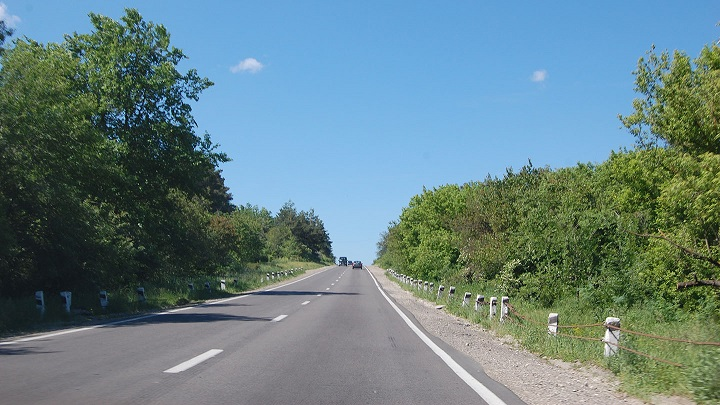
#> input picture test_images/balcani.jpg, 720 x 405 px
$ python -i processor.py   (imports and definitions only)   (Python 2 division)
#> lines starting #> are read from the running program, lines starting #| are printed output that depends on the picture; after the words box and inside, x2 and y2 are one past the last pixel; in counts of white or black regions, pixels touching at a corner belong together
#importing some useful packages
import matplotlib.pyplot as plt
import matplotlib.image as mpimg
import numpy as np
import cv2
import math
import os
import sys
import copy
import pdb
from moviepy.editor import VideoFileClip
from IPython.display import HTML


def grayscale(img):
    """Applies the Grayscale transform
    This will return an image with only one color channel
    but NOTE: to see the returned image as grayscale
    (assuming your grayscaled image is called 'gray')
    you should call plt.imshow(gray, cmap='gray')"""
    return cv2.cvtColor(img, cv2.COLOR_RGB2GRAY)
    # Or use BGR2GRAY if you read an image with cv2.imread()
    # return cv2.cvtColor(img, cv2.COLOR_BGR2GRAY)

def canny(img, low_threshold, high_threshold):
    """Applies the Canny transform"""
    return cv2.Canny(img, low_threshold, high_threshold)

def gaussian_blur(img, kernel_size):
    """Applies a Gaussian Noise kernel"""
    return cv2.GaussianBlur(img, (kernel_size, kernel_size), 0)

def region_of_interest(img, vertices):
    """
    Applies an image mask.

    Only keeps the region of the image defined by the polygon
    formed from `vertices`. The rest of the image is set to black.
    """
    #defining a blank mask to start with
    mask = np.zeros_like(img)

    #defining a 3 channel or 1 channel color to fill the mask with depending on the input image
    if len(img.shape) > 2:
        channel_count = img.shape[2]  # i.e. 3 or 4 depending on your image
        ignore_mask_color = (255,) * channel_count
    else:
        ignore_mask_color = 255

    #filling pixels inside the polygon defined by "vertices" with the fill color
    cv2.fillPoly(mask, vertices, ignore_mask_color)

    #returning the image only where mask pixels are nonzero
    masked_image = cv2.bitwise_and(img, mask)
    return masked_image


def get_slope(x1,y1,x2,y2):
    return 1.0*(y2-y1)/(x2-x1)

def draw_lines(img, lines, color=[255, 0, 0], thickness=6, output_path="test_images/annotated/"):
    """workflow:
    1) examine each individual line returned by hough & determine if it's in left or right lane by its slope
    because we are working "upside down" with the array, the left lane will have a negative slope and right positive
    2) track extrema
    3) compute averages
    4) solve for b intercept
    5) use extrema to solve for points
    6) smooth frames and cache
    """
    y_global_min = img.shape[0] #min will be the "highest" y value, or point down the road away from car
    y_max = img.shape[0]
    l_slope, r_slope = [],[]
    l_lane,r_lane = [],[]
    det_slope = 0.4
    hough_lines_img = copy.deepcopy(img)

    print "Found {0} lines in the image.".format(len(lines))
    for line in lines:
        #1
        for x1,y1,x2,y2 in line:
            cv2.line(hough_lines_img, (x1, y1), (x2, y2), color, thickness)
            slope = get_slope(x1,y1,x2,y2)
            if slope > det_slope:
                r_slope.append(slope)
                r_lane.append(line)
            elif slope < -det_slope:
                l_slope.append(slope)
                l_lane.append(line)
        #2
        y_global_min = min(y1,y2,y_global_min)

    mpimg.imsave(output_path + "6a-hough_lines.jpg", hough_lines_img)


    # to prevent errors in challenge video from dividing by zero
    if((len(l_lane) == 0) or (len(r_lane) == 0)):
        print ('no lane detected')
        return 1

    #3
    l_slope_mean = np.mean(l_slope,axis =0)
    r_slope_mean = np.mean(r_slope,axis =0)
    l_mean = np.mean(np.array(l_lane),axis=0)
    r_mean = np.mean(np.array(r_lane),axis=0)

    if ((r_slope_mean == 0) or (l_slope_mean == 0 )):
        print('dividing by zero')
        return 1

    #4, y=mx+b -> b = y -mx
    l_b = l_mean[0][1] - (l_slope_mean * l_mean[0][0])
    r_b = r_mean[0][1] - (r_slope_mean * r_mean[0][0])

    #5, using y-extrema (#2), b intercept (#4), and slope (#3) solve for x using y=mx+b
    # x = (y-b)/m
    # these 4 points are our two lines that we will pass to the draw function
    l_x1 = int((y_global_min - l_b)/l_slope_mean)
    l_x2 = int((y_max - l_b)/l_slope_mean)
    r_x1 = int((y_global_min - r_b)/r_slope_mean)
    r_x2 = int((y_max - r_b)/r_slope_mean)

    #6
    if l_x1 > r_x1:
        l_x1 = int((l_x1+r_x1)/2)
        r_x1 = l_x1
        l_y1 = int((l_slope_mean * l_x1 ) + l_b)
        r_y1 = int((r_slope_mean * r_x1 ) + r_b)
        l_y2 = int((l_slope_mean * l_x2 ) + l_b)
        r_y2 = int((r_slope_mean * r_x2 ) + r_b)
    else:
        l_y1 = y_global_min
        l_y2 = y_max
        r_y1 = y_global_min
        r_y2 = y_max

    vertices = np.array([l_x1,l_y1,l_x2,l_y2,r_x1,r_y1,r_x2,r_y2],dtype=np.int32)
    cv2.line(img, (vertices[0], vertices[1]), (vertices[2], vertices[3]), color, thickness)
    cv2.line(img, (vertices[4], vertices[5]), (vertices[6], vertices[7]), color, thickness)


def hough_lines(img, rho, theta, threshold, min_line_len, max_line_gap, output_path="test_images/annotated/"):
    """
    `img` should be the output of a Canny transform.

    Returns an image with hough lines drawn.
    """
    lines = cv2.HoughLinesP(img, rho, theta, threshold, np.array([]), minLineLength=min_line_len, maxLineGap=max_line_gap)
    line_img = np.zeros((img.shape[0], img.shape[1], 3), dtype=np.uint8)
    draw_lines(line_img, lines, output_path=output_path)
    return line_img

# Python 3 has support for cool math symbols.

def weighted_img(img, initial_img, alpha=0.8, beta=1., gamma=0.):
    """
    `img` is the output of the hough_lines(), An image with lines drawn on it.
    Should be a blank image (all black) with lines drawn on it.

    `initial_img` should be the image before any processing.

    The result image is computed as follows:

    initial_img * alpha + img * beta + gamma
    NOTE: initial_img and img must be the same shape!
    """
    return cv2.addWeighted(initial_img, alpha, img, beta, gamma)

def process_frame(image, output_path="test_images/annotated/"):

#> called with output_path = 'test_images/annotated/'
    imshape = image.shape
#> imshape = (405, 720, 3)
    print "imshape =", imshape
#| imshape = (405, 720, 3)

    # [19 lines of commented-out code are left out]
    lower_left = [imshape[1]/9, imshape[0]]
#> lower_left = [80, 405]
    lower_right = [imshape[1]*8/9, imshape[0]]
#> lower_right = [640, 405]
    top_left = [imshape[1]*3/8, imshape[0]*6/10]
#> top_left = [270, 243]
    top_right = [imshape[1]*5/8, imshape[0]*6/10]
#> top_right = [450, 243]

    roi_lines_image = copy.deepcopy(image)
    color = [0, 255, 0]
    thickness = 3
    cv2.line(roi_lines_image, (lower_left[0], lower_left[1]), (top_left[0], top_left[1]), color, thickness)
    cv2.line(roi_lines_image, (top_left[0], top_left[1]), (top_right[0], top_right[1]), color, thickness)
    cv2.line(roi_lines_image, (top_right[0], top_right[1]), (lower_right[0], lower_right[1]), color, thickness)
    cv2.line(roi_lines_image, (lower_right[0], lower_right[1]), (lower_left[0], lower_left[1]), color, thickness)
    mpimg.imsave(output_path + "1a-roi_lines_image.jpg", roi_lines_image)

    vertices = [np.array([lower_left,top_left,top_right,lower_right],dtype=np.int32)]
    roi_image = region_of_interest(image, vertices)
#> in region_of_interest, `cv2.fillPoly(mask, vertices, ignore_mask_color)`:
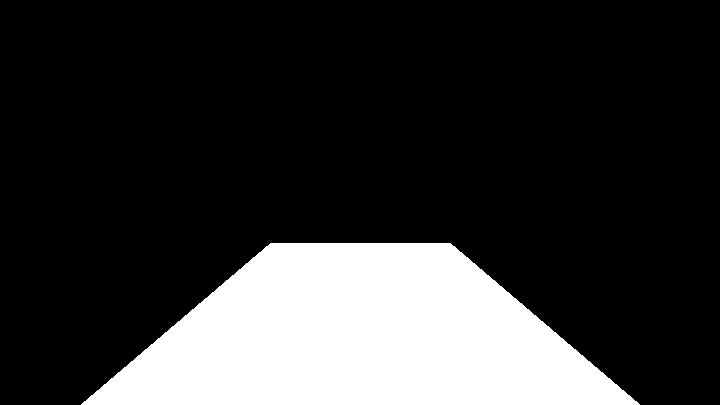
#> mask: shape (405, 720, 3); 20.6% white; 1 white region, box (x1, y1, x2, y2) and area: (81, 243, 640, 405) 59968
    mpimg.imsave(output_path + "1b-roi_image.jpg", roi_image)

    gray_image = grayscale(roi_image)
    mpimg.imsave(output_path + "1-grayscale.jpg", gray_image)
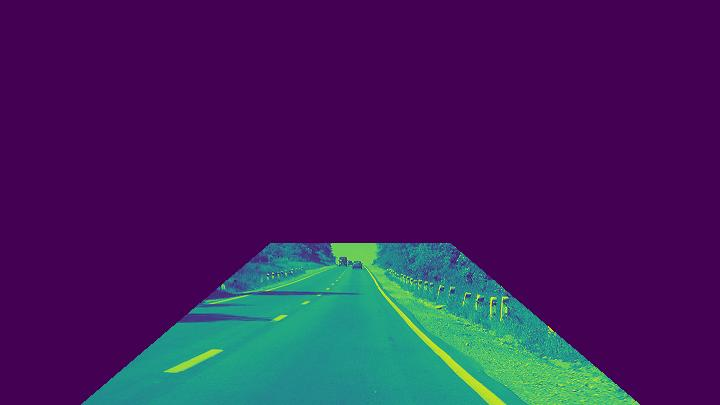
#> saved as 1-grayscale.jpg: shape (405, 720, 3); mean R, G, B 63.8, 32.1, 92.4

    img_hsv = cv2.cvtColor(roi_image, cv2.COLOR_RGB2HSV)
#> img_hsv: shape (405, 720, 3); mean H, S, V 19.5, 6.2, 30.4
    mpimg.imsave(output_path + "2-hsv.jpg", img_hsv)
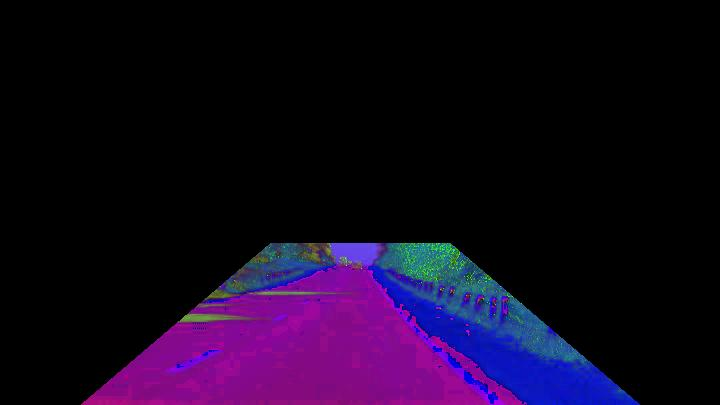
#> saved as 2-hsv.jpg: shape (405, 720, 3); mean R, G, B 19.6, 6.3, 30.5
    #hsv = [hue, saturation, value]
    #more accurate range for yellow since it is not strictly black, white, r, g, or b

    lower_yellow = np.array([20, 100, 100], dtype = "uint8")
    upper_yellow = np.array([30, 255, 255], dtype="uint8")

    mask_yellow = cv2.inRange(img_hsv, lower_yellow, upper_yellow)
#> mask_yellow: shape (405, 720); 0.01% white in thin lines or dots, all inside (x1, y1, x2, y2) = (466, 311, 620, 392)
    mpimg.imsave(output_path + "3a-mask_yelow.jpg", mask_yellow)

    mask_white = cv2.inRange(gray_image, 180, 255)
#> mask_white: shape (405, 720); 2.8% white; 322 white regions (307 under 20 px), largest, box (x1, y1, x2, y2) and area: (453, 336, 640, 405) 3422, (331, 243, 507, 405) 2484, (408, 298, 472, 332) 432
    mpimg.imsave(output_path + "3b-mask_white.jpg", mask_white)

    mask_yw = cv2.bitwise_or(mask_white, mask_yellow)
#> mask_yw: shape (405, 720); 2.8% white; 332 white regions (316 under 20 px), largest, box (x1, y1, x2, y2) and area: (453, 336, 640, 405) 3423, (331, 243, 507, 405) 2484, (408, 298, 472, 332) 433
    mask_yw_image = cv2.bitwise_and(gray_image, mask_yw)
    mpimg.imsave(output_path + "3c-mask_yellow_white.jpg", mask_yw_image)

    kernel_size = 5
    gauss_gray = gaussian_blur(mask_yw_image,kernel_size)
    mpimg.imsave(output_path + "4-gauss_gray.jpg", gauss_gray)

    #same as quiz values
    low_threshold = 50
    high_threshold = 150
    canny_edges = canny(gauss_gray,low_threshold,high_threshold)
#> in canny, `return cv2.Canny(img, low_threshold, high_threshold)`: returned value: shape (405, 720); 2% white in thin lines or dots, all inside (x1, y1, x2, y2) = (164, 242, 640, 405)
    mpimg.imsave(output_path + "5-canny_edges.jpg", canny_edges)
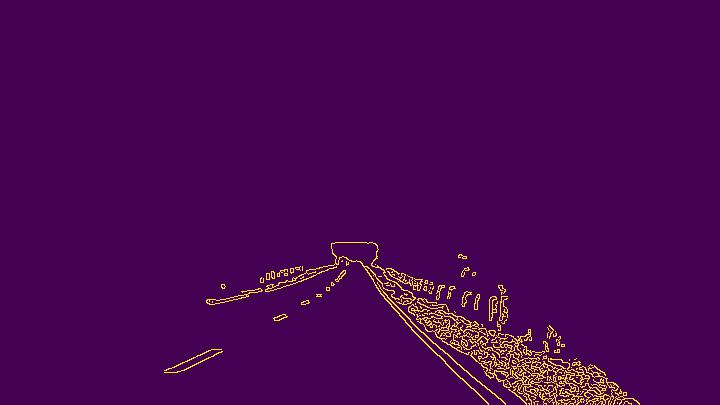
#> saved as 5-canny_edges.jpg: shape (405, 720, 3); mean R, G, B 71.6, 4.7, 82.4

    #rho and theta are the distance and angular resolution of the grid in Hough space
    #same values as quiz
    rho = 2
    theta = np.pi/180
    #threshold is minimum number of intersections in a grid for candidate line to go to output
    threshold = 30
    min_line_len = 50
    max_line_gap = 100

    line_image = hough_lines(canny_edges, rho, theta, threshold, min_line_len, max_line_gap, output_path=output_path)
#> in hough_lines, `lines = cv2.HoughLinesP(img, rho, theta, threshold, np.array([]), minL..`: lines = 79 rows, first 6: [283, 270, 626, 394], [266, 273, 605, 403], [302, 267, 607, 378], [403, 319, 627, 401], [335, 260, 637, 401], [429, 347, 595, 404]
#> in draw_lines, `hough_lines_img = copy.deepcopy(img)`: hough_lines_img: shape (405, 720, 3); every value is 0
#| Found 79 lines in the image.
#> the loop in draw_lines, `for line in lines:` made 79 passes
#> (line, y_global_min) on passes 1 to 12: ([[283, 270, 626, 394]], 270), ([[266, 273, 605, 403]], 270), ([[302, 267, 607, 378]], 267), ([[403, 319, 627, 401]], 267), ([[335, 260, 637, 401]], 260), ([[429, 347, 595, 404]], 260), ([[407, 324, 614, 403]], 260), ([[279, 272, 639, 403]], 260), ([[408, 325, 613, 404]], 260), ([[405, 322, 631, 404]], 260), ([[266, 276, 593, 402]], 260), ([[312, 269, 605, 375]], 260)
#> after the loop in draw_lines, `for line in lines:`:
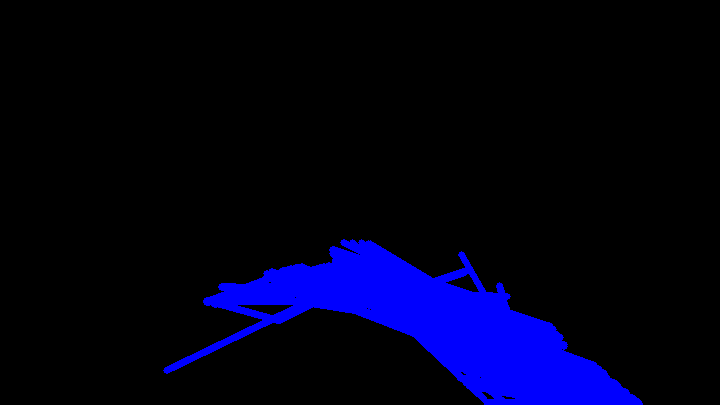
#> hough_lines_img: shape (405, 720, 3); mean of channels 0, 1, 2 24.7, 0, 0; drawn as B, G, R
#> after the loop in draw_lines, `for line in lines:`: l_lane = [[[166, 370, 379, 267]], [[279, 320, 381, 268]]]; l_slope = [-0.484, -0.51]; r_lane = 16 items, first 6: [[335, 260, 637, 401]], [[338, 262, 484, 399]], [[338, 263, 505, 403]], [[352, 242, 526, 404]], [[334, 264, 624, 399]], [[491, 297, 526, 400]]; r_slope = [0.467, 0.938, 0.838, 0.931, 0.466, 2.94, 0.487, 0.431, 0.903, 0.598, 0.575, 1.75, 3.72, 0.408, 0.554, 0.652]
#> in draw_lines, `mpimg.imsave(output_path + "6a-hough_lines.jpg", hough_lines_img)`:
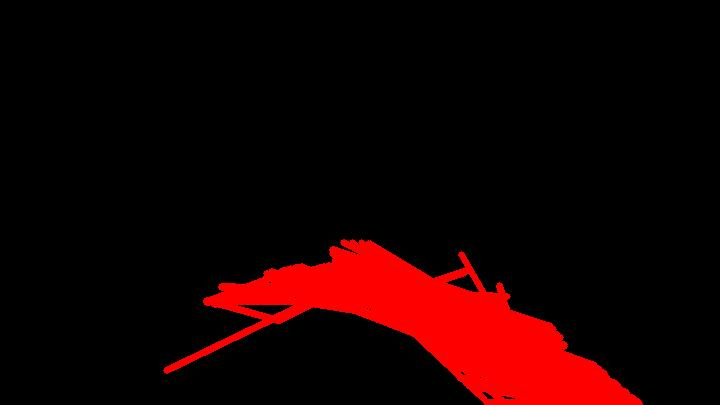
#> saved as 6a-hough_lines.jpg: shape (405, 720, 3); mean R, G, B 24.6, 0.3, 0.4
#> in draw_lines, `l_slope_mean = np.mean(l_slope,axis =0)`: l_slope_mean = -0.497
#> in draw_lines, `r_slope_mean = np.mean(r_slope,axis =0)`: r_slope_mean = 1.04
#> in draw_lines, `l_mean = np.mean(np.array(l_lane),axis=0)`: l_mean = [[222.5, 345, 380, 267.5]]
#> in draw_lines, `r_mean = np.mean(np.array(r_lane),axis=0)`: r_mean = [[388.9, 270.5, 563.2, 395.4]]
#> in draw_lines, `l_b = l_mean[0][1] - (l_slope_mean * l_mean[0][0])`: l_b = 455.5
#> in draw_lines, `r_b = r_mean[0][1] - (r_slope_mean * r_mean[0][0])`: r_b = -134.3
#> in draw_lines, `l_x1 = int((y_global_min - l_b)/l_slope_mean)`: l_x1 = 429
#> in draw_lines, `l_x2 = int((y_max - l_b)/l_slope_mean)`: l_x2 = 101
#> in draw_lines, `r_x1 = int((y_global_min - r_b)/r_slope_mean)`: r_x1 = 361
#> in draw_lines, `r_x2 = int((y_max - r_b)/r_slope_mean)`: r_x2 = 518
#> in draw_lines, `l_x1 = int((l_x1+r_x1)/2)`: l_x1 = 395
#> in draw_lines, `l_y1 = int((l_slope_mean * l_x1 ) + l_b)`: l_y1 = 259
#> in draw_lines, `r_y1 = int((r_slope_mean * r_x1 ) + r_b)`: r_y1 = 276
#> in draw_lines, `l_y2 = int((l_slope_mean * l_x2 ) + l_b)`: l_y2 = 405
#> in draw_lines, `r_y2 = int((r_slope_mean * r_x2 ) + r_b)`: r_y2 = 404
#> in draw_lines, `vertices = np.array([l_x1,l_y1,l_x2,l_y2,r_x1,r_y1,r_x2,r_y2],dtype=np..`: vertices = [395, 259, 101, 405, 395, 276, 518, 404]
    mpimg.imsave(output_path + "6b-hough_lines.jpg", line_image)

    result = weighted_img(line_image, image, alpha=0.8, beta=1., gamma=0.)
#> in weighted_img, `return cv2.addWeighted(initial_img, alpha, img, beta, gamma)`:
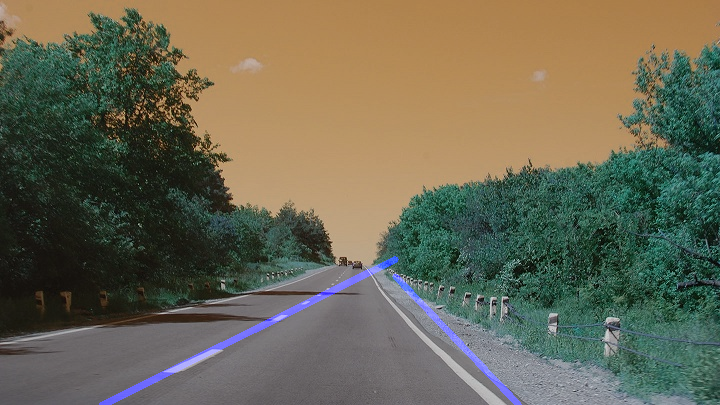
#> returned value: shape (405, 720, 3); mean of channels 0, 1, 2 83.7, 103.2, 105.6; drawn as B, G, R
    return result

# [13 lines left out: function main, not called in this run]


# [2 lines not run here, left out]

>>> import cv2
>>> picture = cv2.cvtColor(cv2.imread('test_images/balcani.jpg'), cv2.COLOR_BGR2RGB)
>>> result = process_frame(picture)

$ run again, on test_images/kitchen_edit.jpg
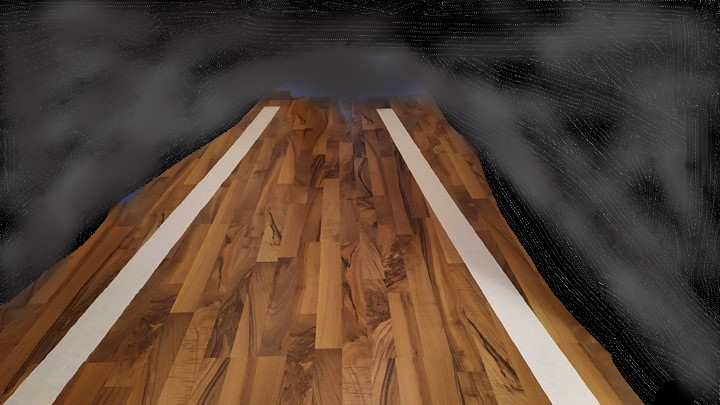
#> input picture test_images/kitchen_edit.jpg, 720 x 405 px
#| imshape = (405, 720, 3)
#> mask: shape (405, 720, 3); 20.6% white; 1 white region, box (x1, y1, x2, y2) and area: (81, 243, 640, 405) 59968
#> img_hsv: shape (405, 720, 3); mean H, S, V 2.7, 30, 29.8
#> mask_yellow: shape (405, 720); every value is 0
#> mask_white: shape (405, 720); 1.7% white; 5 white regions (4 under 20 px), largest, box (x1, y1, x2, y2) and area: (464, 261, 600, 405) 4968
#> lines = [[461, 256, 551, 401], [539, 320, 599, 402], [461, 259, 552, 404], [464, 259, 517, 299], [535, 315, 582, 381], [461, 255, 534, 314], [529, 309, 581, 378]]
#| Found 7 lines in the image.
#> the loop in draw_lines, `for line in lines:` made 7 passes
#> (line, y_global_min) on passes 1 to 7: ([[461, 256, 551, 401]], 256), ([[539, 320, 599, 402]], 256), ([[461, 259, 552, 404]], 256), ([[464, 259, 517, 299]], 256), ([[535, 315, 582, 381]], 256), ([[461, 255, 534, 314]], 255), ([[529, 309, 581, 378]], 255)
#> after the loop in draw_lines, `for line in lines:`:
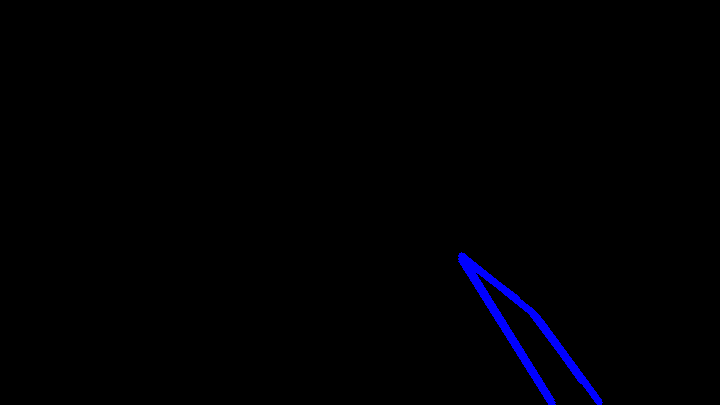
#> hough_lines_img: shape (405, 720, 3); mean of channels 0, 1, 2 2.6, 0, 0; drawn as B, G, R
#> after the loop in draw_lines, `for line in lines:`: l_lane = []; r_lane = [[[461, 256, 551, 401]], [[539, 320, 599, 402]], [[461, 259, 552, 404]], [[464, 259, 517, 299]], [[535, 315, 582, 381]], [[461, 255, 534, 314]], [[529, 309, 581, 378]]]; r_slope = [1.61, 1.37, 1.59, 0.755, 1.4, 0.808, 1.33]
#> in weighted_img, `return cv2.addWeighted(initial_img, alpha, img, beta, gamma)`:
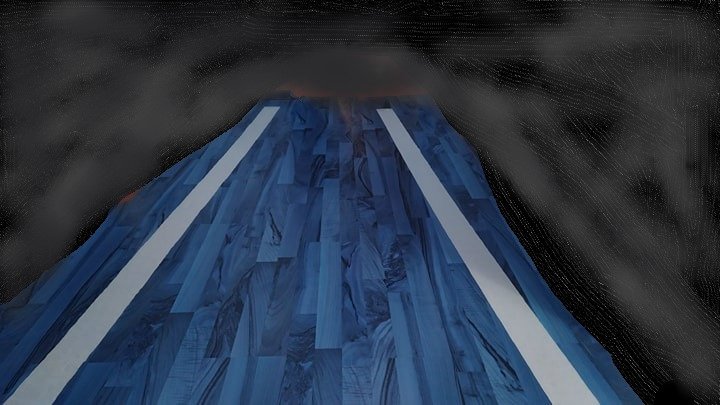
#> returned value: shape (405, 720, 3); mean of channels 0, 1, 2 69.7, 54.3, 43.8; drawn as B, G, R

$ run again, on test_images/ploiesti.jpg
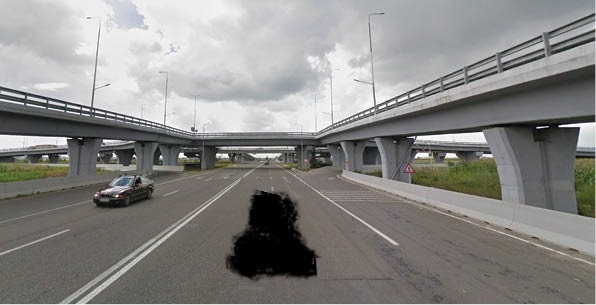
#> input picture test_images/ploiesti.jpg, 596 x 305 px
#| imshape = (305, 596, 3)
#> mask: shape (305, 596, 3); 20.6% white; 1 white region, box (x1, y1, x2, y2) and area: (67, 183, 529, 305) 37367
#> img_hsv: shape (305, 596, 3); mean H, S, V 3.9, 4.9, 20.5
#> mask_yellow: shape (305, 596); every value is 0
#> mask_white: shape (305, 596); 0.6% white in thin lines or dots, all inside (x1, y1, x2, y2) = (67, 183, 529, 305)
#> lines = [[67, 303, 528, 303], [86, 301, 235, 184], [88, 296, 232, 183], [315, 192, 393, 244], [318, 190, 397, 243], [78, 302, 176, 226], [329, 198, 397, 245], [83, 302, 136, 263], [316, 190, 395, 245]]
#| Found 9 lines in the image.
#> the loop in draw_lines, `for line in lines:` made 9 passes
#> (line, y_global_min) on passes 1 to 8: ([[67, 303, 528, 303]], 303), ([[86, 301, 235, 184]], 184), ([[88, 296, 232, 183]], 183), ([[315, 192, 393, 244]], 183), ([[318, 190, 397, 243]], 183), ([[78, 302, 176, 226]], 183), ([[329, 198, 397, 245]], 183), ([[83, 302, 136, 263]], 183)
#> after the loop in draw_lines, `for line in lines:`:
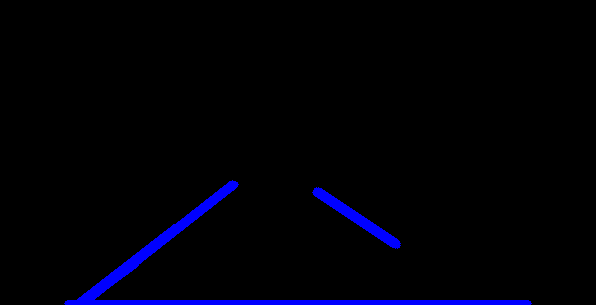
#> hough_lines_img: shape (305, 596, 3); mean of channels 0, 1, 2 7.5, 0, 0; drawn as B, G, R
#> after the loop in draw_lines, `for line in lines:`: l_lane = [[[86, 301, 235, 184]], [[88, 296, 232, 183]], [[78, 302, 176, 226]], [[83, 302, 136, 263]]]; l_slope = [-0.785, -0.785, -0.776, -0.736]; r_lane = [[[315, 192, 393, 244]], [[318, 190, 397, 243]], [[329, 198, 397, 245]], [[316, 190, 395, 245]]]; r_slope = [0.667, 0.671, 0.691, 0.696]
#> l_slope_mean = -0.77
#> r_slope_mean = 0.681
#> l_mean = [[83.75, 300.2, 194.8, 214]]
#> r_mean = [[319.5, 192.5, 395.5, 244.2]]
#> l_b = 364.8
#> r_b = -25.15
#> l_x1 = 235
#> l_x2 = 77
#> r_x1 = 305
#> r_x2 = 484
#> l_y1 = 183
#> in draw_lines, `vertices = np.array([l_x1,l_y1,l_x2,l_y2,r_x1,r_y1,r_x2,r_y2],dtype=np..`: vertices = [235, 183, 77, 305, 305, 183, 484, 305]
#> in weighted_img, `return cv2.addWeighted(initial_img, alpha, img, beta, gamma)`:
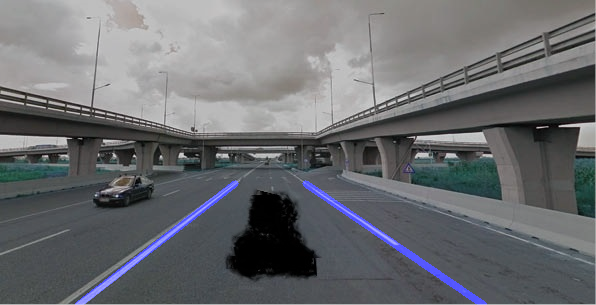
#> returned value: shape (305, 596, 3); mean of channels 0, 1, 2 111.2, 107.9, 106.1; drawn as B, G, R
